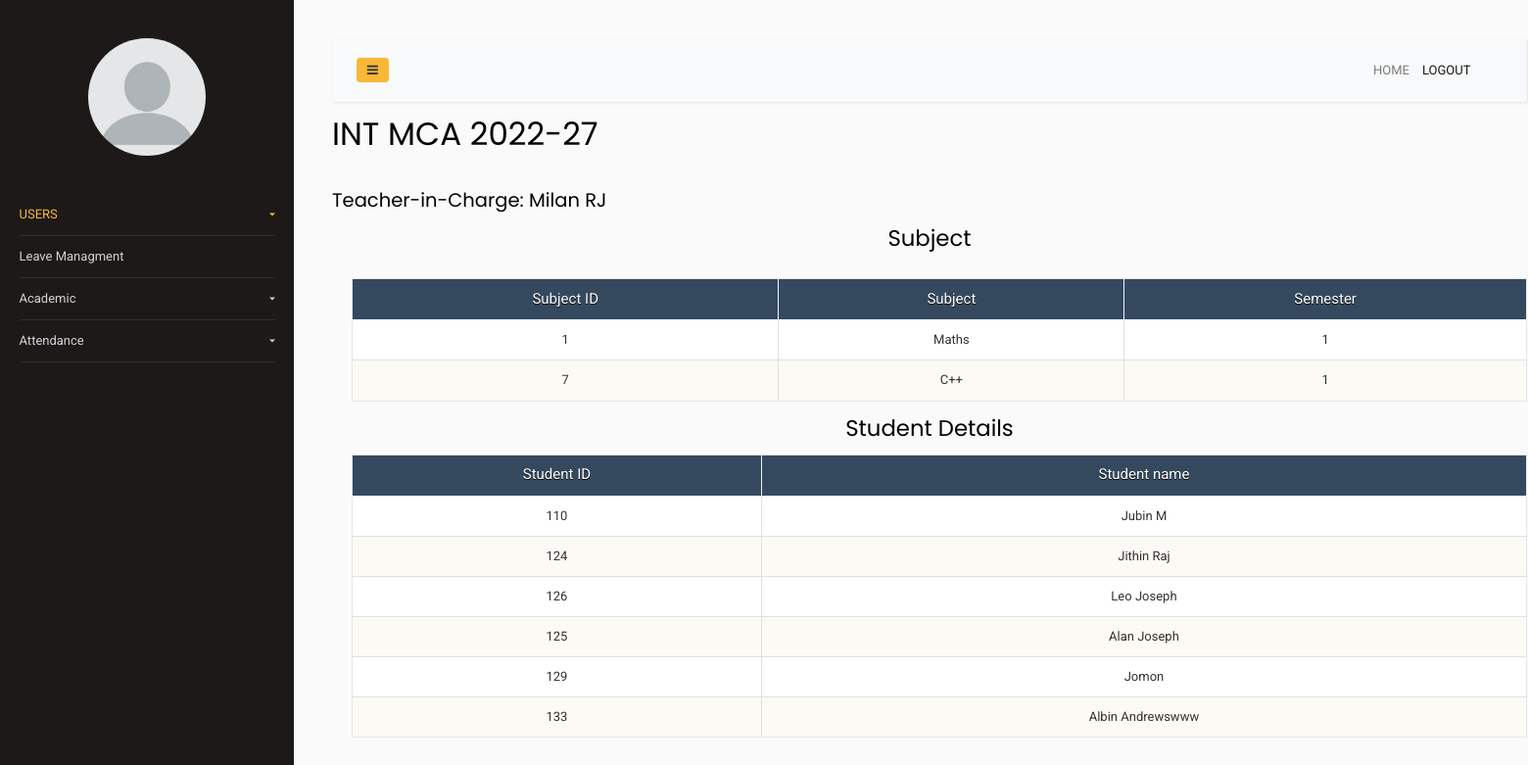
The app's page /sidebar-01/morebatchdetails.php?id=1 (signed in) with its own data.
### tables this page shows
CREATE TABLE `tbl_subject` (
  `sub_id` int(100) NOT NULL,
  `sub_name` varchar(100) NOT NULL,
  `batch_id` int(100) NOT NULL,
  `sem` int(100) NOT NULL
);

CREATE TABLE `tbl_student` (
  `stud_id` int(100) NOT NULL,
  `log_id` int(100) NOT NULL,
  `batch_id` int(100) NOT NULL
);

CREATE TABLE `tab_reg` (
  `stud_id` int(100) NOT NULL,
  `log_id` int(100) NOT NULL,
  `sname` varchar(100) NOT NULL,
  `sadd` varchar(100) NOT NULL,
  `sdob` date NOT NULL,
  `sphoneno` varchar(13) NOT NULL,
  `semail` varchar(100) NOT NULL,
  `scourse` int(100) NOT NULL,
  `tenth_cer` varchar(100) NOT NULL,
  `twelth_cer` varchar(100) NOT NULL,
  `profile_img` varchar(100) NOT NULL,
  `twelth` int(100) NOT NULL,
  `tenth` int(100) NOT NULL,
  `total` int(100) NOT NULL,
  `sstay` varchar(100) NOT NULL,
  `spass` varchar(10) NOT NULL,
  `sstage` varchar(100) NOT NULL
);

### sidebar-01/morebatchdetails.php (the view, shortened to what this page needs)
<html lang="en">
  <head>
		<link rel="stylesheet" href="table.css">
		<link rel="stylesheet" href="https://stackpath.bootstrapcdn.com/font-awesome/4.7.0/css/font-awesome.min.css">
		<link rel="stylesheet" href="css/style.css">
  </head>
  <body>
		<div class="wrapper d-flex align-items-stretch">
        <nav id="sidebar">
				<div class="p-4 pt-5">
		  		<a href="#" class="img logo rounded-circle mb-5" style="background-image: url(adminavatar.jpg);"></a>
	        <ul class="list-unstyled components mb-5">
	          <li class="active">
	            <a href="#homeSubmenu" data-toggle="collapse" aria-expanded="false" class="dropdown-toggle">USERS</a>
	          </li>
          <li>
	              <a href="leavestatus.php">Leave Managment</a>
	          </li>
	          <li>
              <a href="#pageSubmenu" data-toggle="collapse" aria-expanded="false" class="dropdown-toggle">Academic</a>
	          </li>
            <li>
              <a href="#attendance" data-toggle="collapse" aria-expanded="false" class="dropdown-toggle">Attendance</a>
	          </li>
	        </ul>
	      </div>
    	</nav>
      <div id="content" class="p-4 p-md-5">
        <nav class="navbar navbar-expand-lg navbar-light bg-light">
          <div class="container-fluid">
            <button type="button" id="sidebarCollapse" class="btn btn-primary">
              <i class="fa fa-bars"></i>
            </button>
            <div class="collapse navbar-collapse" id="navbarSupportedContent">
              <ul class="nav navbar-nav ml-auto">
              <li class="nav-item">
                    <a class="nav-link" href="index.php">HOME</a>
                </li>
              <li class="nav-item active">
                    <a class="nav-link" href="/smartacademy/login.php">LOGOUT</a>
                </li>
                <li class="nav-item">
                    <a class="nav-link" href="#"></a>
                </li>
                <li class="nav-item">
                    <a class="nav-link" href="#"></a>
                </li>
              </ul>
            </div>
          </div>
        </nav>
<?php
$servername = "localhost";
    $username = "root";
    $password = "";
    $dbname = "super_academy";
$conn = new mysqli($servername,
    $username, $password, $dbname);
$url_query = $_GET['id'];
      ?>
 <br> <br> <br>
</head>
<body>
    <div style="margin-top:-8%;margin-bottom:2%;">
<h1 class="h1">
        <?php
          echo $_SESSION['bname'];
?>
        </h1>
<br>
<h4>Teacher-in-Charge:
<?php
          echo $_SESSION['tname'];
?>
</h4>
<h3 style="text-align: center;">Subject</h3>
</div>
<table style="margin-left:20px;">
<tr>
   <th>Subject ID</th>
   <th>Subject</th>
   <th>Semester</th>
</tr>
<?php
$sql1 = "SELECT * from tbl_subject WHERE batch_id ='$url_query' ";
$result1 = $conn->query($sql1);
if ($result1->num_rows > 0) {
while($row = $result1->fetch_assoc()) {
  $subid = $row['sub_id'];
  $subname= $row['sub_name'];
  $sem= $row['sem'];
?>
<tr>
<td><?php echo $subid?></td>
<td><?php echo $subname?></td>
<td><?php echo $sem?></td>
</tr>
<?php
}
}
  ?>
</table>
<h3 style="text-align: center;">Student Details</h3>
<table style="margin-left:20px;">
<tr>
   <th>Student ID</th>
   <th>Student name</th>
</tr>
<?php
$sql5 = "SELECT * from tbl_student WHERE batch_id ='$url_query' ";
$result5 = $conn->query($sql5);
if ($result5->num_rows > 0) {
while($row5 = $result5->fetch_assoc()) {
  $studid = $row5['log_id'];
$sql6="SELECT * from tab_reg where log_id ='$studid'";
$result6 = $conn->query($sql6);
  $row6 = $result6->fetch_array();
  $sname =  $row6['sname'];
?>
<tr>
<td><?php echo $studid?></td>
<td><?php echo $sname?></td>
</tr>
<?php
}
}
  ?>
</table>
</body>
</html>
  </body>
</html>

### sidebar-01/table.css (style rules this page uses)
* { font: 13px/1.7 "Roboto","Proxima Nova Rg","Source Sans Pro","Droid Sans",Arial,Helvetica, sans-serif; color:#333333; margin:0px; padding:0px; }
table { width: 1200px; margin:10px auto; box-shadow: none; border:1px solid #E6E6E6; padding:0; background-color:#FFFFFF; box-sizing: border-box; display: table; }
table th { text-align:center; background: #34495e; color:#FFF; text-shadow:0px 01px 0px #000; font-size:15px; height: 42px; border-radius: 0 !important; border-left: 1px solid whitesmoke; box-sizing:border-box; }
table th:first-child { border-left: 0; }
table tr { text-align: center; }
table td:first-child { box-sizing: border-box; border-left: 0; }
table td { padding: 9px; border-top: 1px solid #ffffff; border-bottom: 1px solid #e0e0e0; border-left: 1px solid #e0e0e0; background: white; }
table tr:nth-child(odd) td { background: #fcfaf5; }
table tr:last-child td { border-bottom: 0; }

### sidebar-01/morebatchdetails.php (style rules this page uses)
html { box-sizing: border-box; }
*, *:before, *:after { box-sizing: inherit; }

### records on screen
tbl_subject: sub_id "1", sub_name "Maths", sem "1"
tbl_subject: sub_id "7", sub_name "C++", sem "1"
tbl_student: log "110", tab_reg.sname "Jubin M"
tbl_student: log "124", tab_reg.sname "Jithin Raj"
tbl_student: log "126", tab_reg.sname "Leo Joseph"
tbl_student: log "125", tab_reg.sname "Alan Joseph"
tbl_student: log "129", tab_reg.sname "Jomon"
tbl_student: log "133", tab_reg.sname "Albin Andrewswww"

### other values on screen
$_SESSION['bname'] "INT MCA 2022-27"
$_SESSION['tname'] "Milan RJ"
